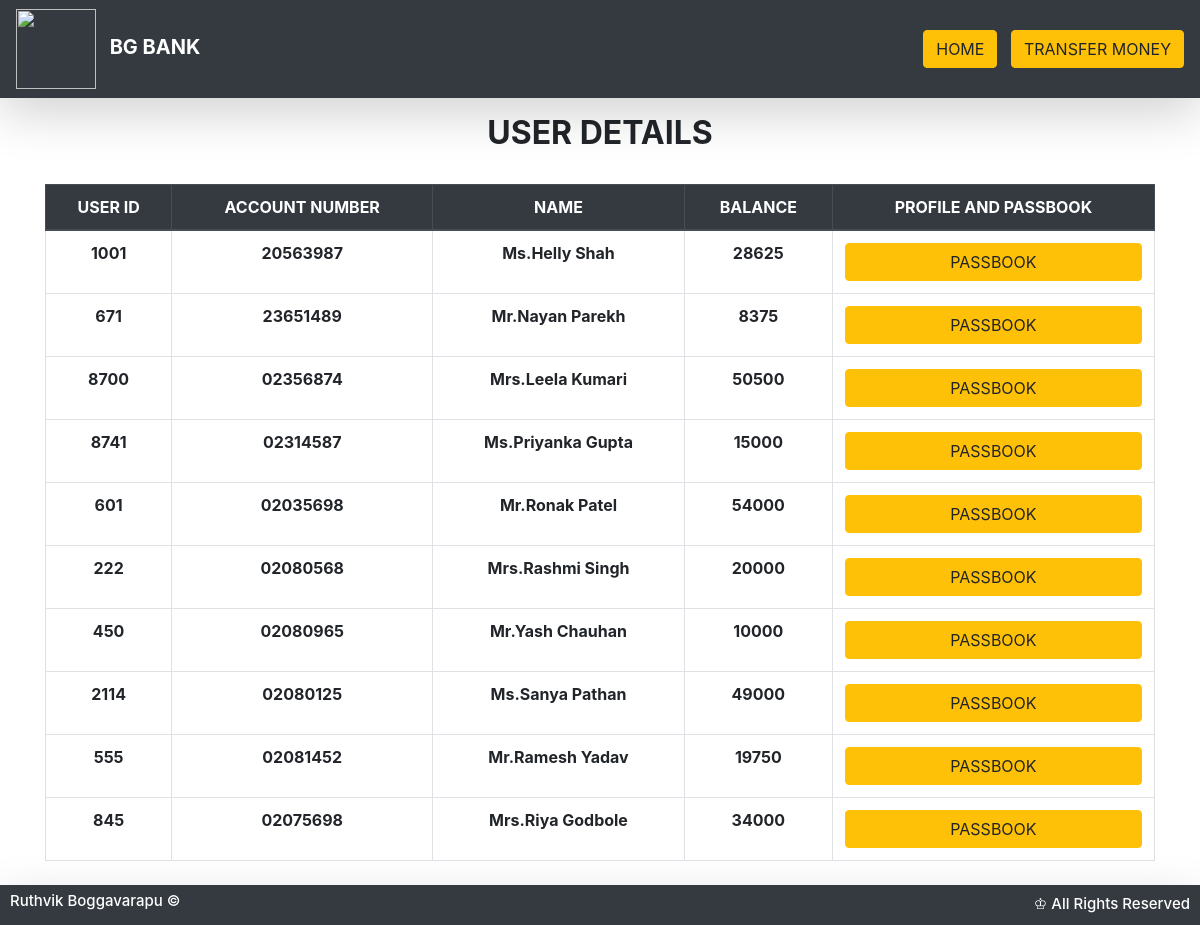
Screenshot of /user.php with the database file from the repository.
### tables this page shows
CREATE TABLE IF NOT EXISTS `user` (
  `id` int(4) NOT NULL,
  `ac` varchar(10) NOT NULL,
  `name` varchar(20) NOT NULL,
  `no` varchar(20) NOT NULL,
  `email` varchar(30) NOT NULL,
  `amt` int(10) NOT NULL
);

### user.php (the view, shortened to what this page needs)
 <html>
<head>
  <link rel="stylesheet" href="https://stackpath.bootstrapcdn.com/bootstrap/4.3.1/css/bootstrap.min.css">
</head>
<body style="background-color:#FFFFFF">
<nav class="navbar navbar-expand-lg py-1 navbar-dark bg-dark shadow-lg mb-3">
    <a href="#" class="navbar-brand">
      <img src="https://image.shutterstock.com/image-vector/bank-icon-vector-isolated-260nw-668137015.jpg" width="80" alt="" class="d-inline-block align-left mr-2">
      <span class="text-uppercase font-weight-bold">BG BANK</span>
    </a>
<div id="navbarTogglerDemo02" class="collapse navbar-collapse">
      <ul class="navbar-nav ml-auto">
        <li class="nav-item"><a href="index.php"> <button type="button" class="btn btn-warning">HOME</button></a></li>
        <li class="nav-item"><a href="sender.php"> <button type="button" class="btn btn-warning">TRANSFER MONEY</button></a></li>
      </ul>
    </div>
</nav>
<?php
$link=new mysqli("localhost","root","","bg") or die("DATA NOT FOUND");
$res=$link->query("select * from user");
?>
<div class="container text-center">
<h2><b>USER DETAILS</b></h2>
<br>
<div class="table-responsive mb-5">
<table class='table table-hover table-bordered text-center'>
<thead class="thead-dark">
  <tr>
    <th scope="col">USER ID</th>
    <th scope="col">ACCOUNT NUMBER</th>
    <th scope="col">NAME</th>
    <th scope="col">BALANCE</th>
    <th scope="col">PROFILE AND PASSBOOK</th>
  </tr>
</thead>
<tbody>
<?php
while($row=$res->fetch_row())
{
?>
<tr>
<th scope="row"><?php echo $row[0] ?></th>
<td><?php echo $row[1] ?></td>
<td><?php echo $row[2] ?></td>
<td><?php echo $row[5] ?></td>
<td>
<a href="passbook.php?id= <?php echo $row[0] ;?>"> <button type="button" class="btn btn-warning btn-block">PASSBOOK</button></a>
</td>
</tr>
<?php
}
?>
</tbody>
</table>
</div>
</div>
<?php
include 'footer.php';
?>
</body>
</html>

### user.php (style rules this page uses)
* { margin:0; padding:0; }
td { font-weight: bold; }

### rows the page displays
user: id "1001", ac "20563987", name "Ms.Helly Shah", amt "28625"
user: id "671", ac "23651489", name "Mr.Nayan Parekh", amt "8375"
user: id "8700", ac "02356874", name "Mrs.Leela Kumari", amt "50500"
user: id "8741", ac "02314587", name "Ms.Priyanka Gupta", amt "15000"
user: id "601", ac "02035698", name "Mr.Ronak Patel", amt "54000"
user: id "222", ac "02080568", name "Mrs.Rashmi Singh", amt "20000"
user: id "450", ac "02080965", name "Mr.Yash Chauhan", amt "10000"
user: id "2114", ac "02080125", name "Ms.Sanya Pathan", amt "49000"
user: id "555", ac "02081452", name "Mr.Ramesh Yadav", amt "19750"
user: id "845", ac "02075698", name "Mrs.Riya Godbole", amt "34000"
